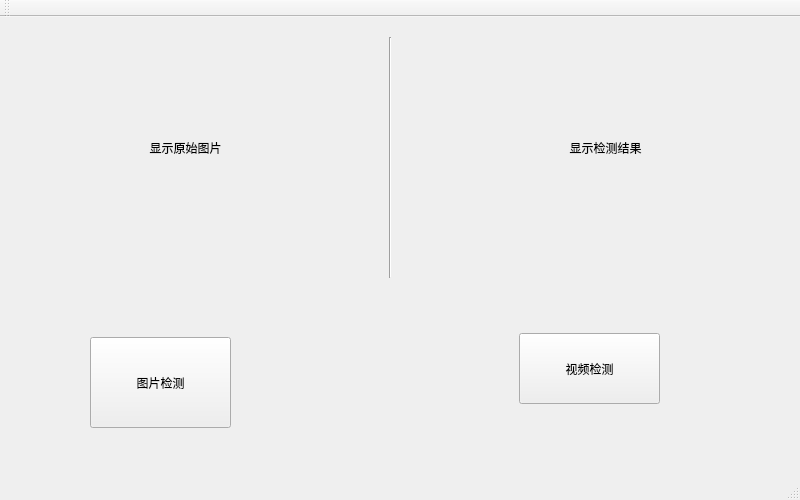
<?xml version="1.0" encoding="UTF-8"?>
<ui version="4.0">
 <class>MainWindow</class>
 <widget class="QMainWindow" name="MainWindow">
  <property name="geometry">
   <rect>
    <x>0</x>
    <y>0</y>
    <width>800</width>
    <height>500</height>
   </rect>
  </property>
  <property name="windowTitle">
   <string>MainWindow</string>
  </property>
  <widget class="QWidget" name="centralwidget">
   <widget class="QLabel" name="input">
    <property name="geometry">
     <rect>
      <x>30</x>
      <y>40</y>
      <width>311</width>
      <height>181</height>
     </rect>
    </property>
    <property name="text">
     <string>显示原始图片</string>
    </property>
    <property name="scaledContents">
     <bool>true</bool>
    </property>
    <property name="alignment">
     <set>Qt::AlignCenter</set>
    </property>
   </widget>
   <widget class="QLabel" name="output">
    <property name="geometry">
     <rect>
      <x>450</x>
      <y>40</y>
      <width>311</width>
      <height>181</height>
     </rect>
    </property>
    <property name="text">
     <string>显示检测结果</string>
    </property>
    <property name="scaledContents">
     <bool>true</bool>
    </property>
    <property name="alignment">
     <set>Qt::AlignCenter</set>
    </property>
   </widget>
   <widget class="Line" name="line">
    <property name="geometry">
     <rect>
      <x>360</x>
      <y>20</y>
      <width>61</width>
      <height>241</height>
     </rect>
    </property>
    <property name="orientation">
     <enum>Qt::Vertical</enum>
    </property>
   </widget>
   <widget class="QPushButton" name="det_img">
    <property name="geometry">
     <rect>
      <x>90</x>
      <y>320</y>
      <width>141</width>
      <height>91</height>
     </rect>
    </property>
    <property name="text">
     <string>图片检测</string>
    </property>
   </widget>
   <widget class="QPushButton" name="det_video">
    <property name="geometry">
     <rect>
      <x>519</x>
      <y>316</y>
      <width>141</width>
      <height>71</height>
     </rect>
    </property>
    <property name="text">
     <string>视频检测</string>
    </property>
   </widget>
  </widget>
  <widget class="QMenuBar" name="menubar">
   <property name="geometry">
    <rect>
     <x>0</x>
     <y>0</y>
     <width>800</width>
     <height>29</height>
    </rect>
   </property>
  </widget>
  <widget class="QStatusBar" name="statusbar"/>
  <widget class="QToolBar" name="toolBar">
   <property name="windowTitle">
    <string>toolBar</string>
   </property>
   <attribute name="toolBarArea">
    <enum>TopToolBarArea</enum>
   </attribute>
   <attribute name="toolBarBreak">
    <bool>false</bool>
   </attribute>
  </widget>
 </widget>
 <resources/>
 <connections/>
</ui>
